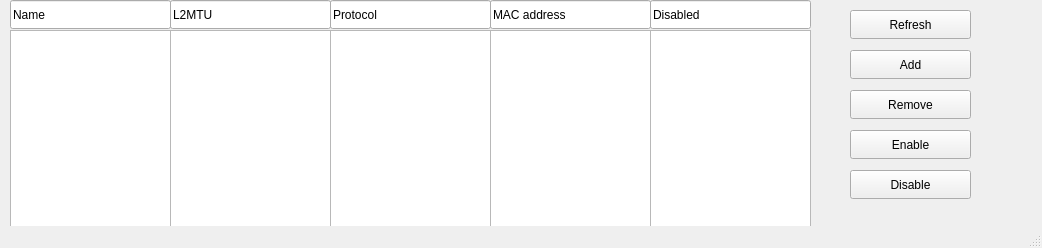
<?xml version="1.0" encoding="UTF-8"?>
<ui version="4.0">
 <class>MainWindow</class>
 <widget class="QMainWindow" name="MainWindow">
  <property name="geometry">
   <rect>
    <x>0</x>
    <y>0</y>
    <width>1042</width>
    <height>248</height>
   </rect>
  </property>
  <property name="windowTitle">
   <string>Bridge list</string>
  </property>
  <widget class="QWidget" name="centralwidget">
   <widget class="QPushButton" name="addButton">
    <property name="geometry">
     <rect>
      <x>850</x>
      <y>50</y>
      <width>121</width>
      <height>29</height>
     </rect>
    </property>
    <property name="text">
     <string>Add</string>
    </property>
   </widget>
   <widget class="QListWidget" name="macField">
    <property name="geometry">
     <rect>
      <x>490</x>
      <y>30</y>
      <width>161</width>
      <height>201</height>
     </rect>
    </property>
   </widget>
   <widget class="QLineEdit" name="version">
    <property name="geometry">
     <rect>
      <x>170</x>
      <y>0</y>
      <width>161</width>
      <height>29</height>
     </rect>
    </property>
    <property name="text">
     <string>L2MTU</string>
    </property>
   </widget>
   <widget class="QPushButton" name="enableButton">
    <property name="geometry">
     <rect>
      <x>850</x>
      <y>130</y>
      <width>121</width>
      <height>29</height>
     </rect>
    </property>
    <property name="text">
     <string>Enable</string>
    </property>
   </widget>
   <widget class="QPushButton" name="disableButton">
    <property name="geometry">
     <rect>
      <x>850</x>
      <y>170</y>
      <width>121</width>
      <height>29</height>
     </rect>
    </property>
    <property name="text">
     <string>Disable</string>
    </property>
   </widget>
   <widget class="QListWidget" name="nameField">
    <property name="geometry">
     <rect>
      <x>10</x>
      <y>30</y>
      <width>161</width>
      <height>201</height>
     </rect>
    </property>
   </widget>
   <widget class="QLineEdit" name="package_2">
    <property name="geometry">
     <rect>
      <x>10</x>
      <y>0</y>
      <width>161</width>
      <height>29</height>
     </rect>
    </property>
    <property name="text">
     <string>Name</string>
    </property>
   </widget>
   <widget class="QPushButton" name="removeButton">
    <property name="geometry">
     <rect>
      <x>850</x>
      <y>90</y>
      <width>121</width>
      <height>29</height>
     </rect>
    </property>
    <property name="text">
     <string>Remove</string>
    </property>
   </widget>
   <widget class="QListWidget" name="protocolField">
    <property name="geometry">
     <rect>
      <x>330</x>
      <y>30</y>
      <width>161</width>
      <height>201</height>
     </rect>
    </property>
   </widget>
   <widget class="QPushButton" name="refreshButton">
    <property name="geometry">
     <rect>
      <x>850</x>
      <y>10</y>
      <width>121</width>
      <height>29</height>
     </rect>
    </property>
    <property name="text">
     <string>Refresh</string>
    </property>
   </widget>
   <widget class="QListWidget" name="mtuField">
    <property name="geometry">
     <rect>
      <x>170</x>
      <y>30</y>
      <width>161</width>
      <height>201</height>
     </rect>
    </property>
   </widget>
   <widget class="QLineEdit" name="version_2">
    <property name="geometry">
     <rect>
      <x>330</x>
      <y>0</y>
      <width>161</width>
      <height>29</height>
     </rect>
    </property>
    <property name="text">
     <string>Protocol</string>
    </property>
   </widget>
   <widget class="QLineEdit" name="version_3">
    <property name="geometry">
     <rect>
      <x>490</x>
      <y>0</y>
      <width>161</width>
      <height>29</height>
     </rect>
    </property>
    <property name="text">
     <string>MAC address</string>
    </property>
   </widget>
   <widget class="QListWidget" name="disableField">
    <property name="geometry">
     <rect>
      <x>650</x>
      <y>30</y>
      <width>161</width>
      <height>201</height>
     </rect>
    </property>
   </widget>
   <widget class="QLineEdit" name="version_4">
    <property name="geometry">
     <rect>
      <x>650</x>
      <y>0</y>
      <width>161</width>
      <height>29</height>
     </rect>
    </property>
    <property name="text">
     <string>Disabled</string>
    </property>
   </widget>
  </widget>
  <widget class="QStatusBar" name="statusbar"/>
 </widget>
 <resources/>
 <connections/>
</ui>
